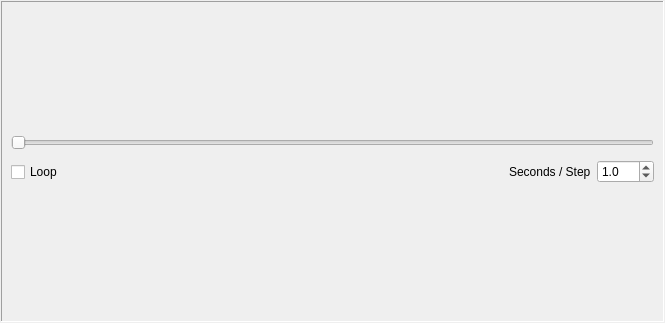
<ui version="4.0" >
 <class>AnimationControl</class>
 <widget class="QWidget" name="AnimationControl" >
  <property name="geometry" >
   <rect>
    <x>0</x>
    <y>0</y>
    <width>665</width>
    <height>323</height>
   </rect>
  </property>
  <property name="windowTitle" >
   <string>Form</string>
  </property>
  <layout class="QVBoxLayout" >
   <property name="margin" >
    <number>1</number>
   </property>
   <property name="spacing" >
    <number>6</number>
   </property>
   <item>
    <widget class="QFrame" name="_outerFrame" >
     <property name="frameShape" >
      <enum>QFrame::Panel</enum>
     </property>
     <property name="frameShadow" >
      <enum>QFrame::Sunken</enum>
     </property>
     <layout class="QVBoxLayout" >
      <property name="margin" >
       <number>9</number>
      </property>
      <property name="spacing" >
       <number>6</number>
      </property>
      <item>
       <spacer>
        <property name="orientation" >
         <enum>Qt::Vertical</enum>
        </property>
        <property name="sizeHint" >
         <size>
          <width>20</width>
          <height>40</height>
         </size>
        </property>
       </spacer>
      </item>
      <item>
       <widget class="QSlider" name="_sliderSlider" >
        <property name="orientation" >
         <enum>Qt::Horizontal</enum>
        </property>
       </widget>
      </item>
      <item>
       <layout class="QHBoxLayout" >
        <property name="margin" >
         <number>0</number>
        </property>
        <property name="spacing" >
         <number>6</number>
        </property>
        <item>
         <layout class="QHBoxLayout" >
          <property name="margin" >
           <number>0</number>
          </property>
          <property name="spacing" >
           <number>6</number>
          </property>
          <item>
           <widget class="QCheckBox" name="_loopCheckBox" >
            <property name="sizePolicy" >
             <sizepolicy>
              <hsizetype>0</hsizetype>
              <vsizetype>0</vsizetype>
              <horstretch>0</horstretch>
              <verstretch>0</verstretch>
             </sizepolicy>
            </property>
            <property name="minimumSize" >
             <size>
              <width>0</width>
              <height>32</height>
             </size>
            </property>
            <property name="toolTip" >
             <string>&lt;html>&lt;head>&lt;meta name="qrichtext" content="1" />&lt;style type="text/css">
p, li { white-space: pre-wrap; }
&lt;/style>&lt;/head>&lt;body style=" font-family:'MS Shell Dlg 2'; font-size:8.25pt; font-weight:400; font-style:normal; text-decoration:none;">
&lt;p style=" margin-top:0px; margin-bottom:0px; margin-left:0px; margin-right:0px; -qt-block-indent:0; text-indent:0px;">If checked, the animation will loop continuously&lt;/p>&lt;/body>&lt;/html></string>
            </property>
            <property name="text" >
             <string>Loop</string>
            </property>
           </widget>
          </item>
          <item>
           <spacer>
            <property name="orientation" >
             <enum>Qt::Horizontal</enum>
            </property>
            <property name="sizeHint" >
             <size>
              <width>40</width>
              <height>20</height>
             </size>
            </property>
           </spacer>
          </item>
          <item>
           <widget class="QPushButton" name="_stepBackwardButton" >
            <property name="sizePolicy" >
             <sizepolicy>
              <hsizetype>0</hsizetype>
              <vsizetype>0</vsizetype>
              <horstretch>0</horstretch>
              <verstretch>0</verstretch>
             </sizepolicy>
            </property>
            <property name="minimumSize" >
             <size>
              <width>32</width>
              <height>32</height>
             </size>
            </property>
            <property name="maximumSize" >
             <size>
              <width>32</width>
              <height>32</height>
             </size>
            </property>
            <property name="baseSize" >
             <size>
              <width>32</width>
              <height>32</height>
             </size>
            </property>
            <property name="toolTip" >
             <string>&lt;html>&lt;head>&lt;meta name="qrichtext" content="1" />&lt;style type="text/css">
p, li { white-space: pre-wrap; }
&lt;/style>&lt;/head>&lt;body style=" font-family:'MS Shell Dlg 2'; font-size:8.25pt; font-weight:400; font-style:normal; text-decoration:none;">
&lt;p style=" margin-top:0px; margin-bottom:0px; margin-left:0px; margin-right:0px; -qt-block-indent:0; text-indent:0px;">&lt;span style=" font-size:8pt;">Take one step backward&lt;/span>&lt;/p>&lt;/body>&lt;/html></string>
            </property>
            <property name="text" >
             <string/>
            </property>
            <property name="iconSize" >
             <size>
              <width>16</width>
              <height>16</height>
             </size>
            </property>
            <property name="flat" >
             <bool>true</bool>
            </property>
           </widget>
          </item>
          <item>
           <widget class="QPushButton" name="_playBackwardButton" >
            <property name="sizePolicy" >
             <sizepolicy>
              <hsizetype>0</hsizetype>
              <vsizetype>0</vsizetype>
              <horstretch>0</horstretch>
              <verstretch>0</verstretch>
             </sizepolicy>
            </property>
            <property name="minimumSize" >
             <size>
              <width>32</width>
              <height>32</height>
             </size>
            </property>
            <property name="maximumSize" >
             <size>
              <width>32</width>
              <height>32</height>
             </size>
            </property>
            <property name="toolTip" >
             <string>&lt;html>&lt;head>&lt;meta name="qrichtext" content="1" />&lt;style type="text/css">
p, li { white-space: pre-wrap; }
&lt;/style>&lt;/head>&lt;body style=" font-family:'MS Shell Dlg 2'; font-size:8.25pt; font-weight:400; font-style:normal; text-decoration:none;">
&lt;p style=" margin-top:0px; margin-bottom:0px; margin-left:0px; margin-right:0px; -qt-block-indent:0; text-indent:0px;">&lt;span style=" font-size:8pt;">Play backward&lt;/span>&lt;/p>&lt;/body>&lt;/html></string>
            </property>
            <property name="text" >
             <string/>
            </property>
            <property name="flat" >
             <bool>true</bool>
            </property>
           </widget>
          </item>
          <item>
           <widget class="QPushButton" name="_stopButton" >
            <property name="sizePolicy" >
             <sizepolicy>
              <hsizetype>0</hsizetype>
              <vsizetype>0</vsizetype>
              <horstretch>0</horstretch>
              <verstretch>0</verstretch>
             </sizepolicy>
            </property>
            <property name="minimumSize" >
             <size>
              <width>32</width>
              <height>32</height>
             </size>
            </property>
            <property name="maximumSize" >
             <size>
              <width>32</width>
              <height>32</height>
             </size>
            </property>
            <property name="toolTip" >
             <string>&lt;html>&lt;head>&lt;meta name="qrichtext" content="1" />&lt;style type="text/css">
p, li { white-space: pre-wrap; }
&lt;/style>&lt;/head>&lt;body style=" font-family:'MS Shell Dlg 2'; font-size:8.25pt; font-weight:400; font-style:normal; text-decoration:none;">
&lt;p style=" margin-top:0px; margin-bottom:0px; margin-left:0px; margin-right:0px; -qt-block-indent:0; text-indent:0px; font-size:8pt;">Stop playing&lt;/p>&lt;/body>&lt;/html></string>
            </property>
            <property name="text" >
             <string/>
            </property>
            <property name="flat" >
             <bool>true</bool>
            </property>
           </widget>
          </item>
          <item>
           <widget class="QPushButton" name="_playForwardButton" >
            <property name="sizePolicy" >
             <sizepolicy>
              <hsizetype>0</hsizetype>
              <vsizetype>0</vsizetype>
              <horstretch>0</horstretch>
              <verstretch>0</verstretch>
             </sizepolicy>
            </property>
            <property name="minimumSize" >
             <size>
              <width>32</width>
              <height>32</height>
             </size>
            </property>
            <property name="maximumSize" >
             <size>
              <width>32</width>
              <height>32</height>
             </size>
            </property>
            <property name="toolTip" >
             <string>&lt;html>&lt;head>&lt;meta name="qrichtext" content="1" />&lt;style type="text/css">
p, li { white-space: pre-wrap; }
&lt;/style>&lt;/head>&lt;body style=" font-family:'MS Shell Dlg 2'; font-size:8.25pt; font-weight:400; font-style:normal; text-decoration:none;">
&lt;p style=" margin-top:0px; margin-bottom:0px; margin-left:0px; margin-right:0px; -qt-block-indent:0; text-indent:0px;">&lt;span style=" font-size:8pt;">Play forward&lt;/span>&lt;/p>&lt;/body>&lt;/html></string>
            </property>
            <property name="text" >
             <string/>
            </property>
            <property name="flat" >
             <bool>true</bool>
            </property>
           </widget>
          </item>
          <item>
           <widget class="QPushButton" name="_stepForwardButton" >
            <property name="sizePolicy" >
             <sizepolicy>
              <hsizetype>0</hsizetype>
              <vsizetype>0</vsizetype>
              <horstretch>0</horstretch>
              <verstretch>0</verstretch>
             </sizepolicy>
            </property>
            <property name="minimumSize" >
             <size>
              <width>32</width>
              <height>32</height>
             </size>
            </property>
            <property name="maximumSize" >
             <size>
              <width>32</width>
              <height>32</height>
             </size>
            </property>
            <property name="toolTip" >
             <string>&lt;html>&lt;head>&lt;meta name="qrichtext" content="1" />&lt;style type="text/css">
p, li { white-space: pre-wrap; }
&lt;/style>&lt;/head>&lt;body style=" font-family:'MS Shell Dlg 2'; font-size:8.25pt; font-weight:400; font-style:normal; text-decoration:none;">
&lt;p style=" margin-top:0px; margin-bottom:0px; margin-left:0px; margin-right:0px; -qt-block-indent:0; text-indent:0px;">&lt;span style=" font-size:8pt;">Take one step forward&lt;/span>&lt;/p>&lt;/body>&lt;/html></string>
            </property>
            <property name="text" >
             <string/>
            </property>
            <property name="iconSize" >
             <size>
              <width>16</width>
              <height>16</height>
             </size>
            </property>
            <property name="flat" >
             <bool>true</bool>
            </property>
           </widget>
          </item>
          <item>
           <spacer>
            <property name="orientation" >
             <enum>Qt::Horizontal</enum>
            </property>
            <property name="sizeHint" >
             <size>
              <width>40</width>
              <height>20</height>
             </size>
            </property>
           </spacer>
          </item>
         </layout>
        </item>
        <item>
         <layout class="QHBoxLayout" >
          <property name="margin" >
           <number>0</number>
          </property>
          <property name="spacing" >
           <number>6</number>
          </property>
          <item>
           <widget class="QLabel" name="label" >
            <property name="text" >
             <string>Seconds / Step</string>
            </property>
           </widget>
          </item>
          <item>
           <widget class="QDoubleSpinBox" name="_speedSpinBox" >
            <property name="toolTip" >
             <string>&lt;html>&lt;head>&lt;meta name="qrichtext" content="1" />&lt;style type="text/css">
p, li { white-space: pre-wrap; }
&lt;/style>&lt;/head>&lt;body style=" font-family:'MS Shell Dlg 2'; font-size:8.25pt; font-weight:400; font-style:normal; text-decoration:none;">
&lt;p style=" margin-top:0px; margin-bottom:0px; margin-left:0px; margin-right:0px; -qt-block-indent:0; text-indent:0px;">Set the number of seconds between animation steps&lt;/p>&lt;/body>&lt;/html></string>
            </property>
            <property name="prefix" >
             <string/>
            </property>
            <property name="decimals" >
             <number>1</number>
            </property>
            <property name="maximum" >
             <double>100.000000000000000</double>
            </property>
            <property name="minimum" >
             <double>0.100000000000000</double>
            </property>
            <property name="singleStep" >
             <double>0.100000000000000</double>
            </property>
            <property name="value" >
             <double>1.000000000000000</double>
            </property>
           </widget>
          </item>
         </layout>
        </item>
       </layout>
      </item>
      <item>
       <spacer>
        <property name="orientation" >
         <enum>Qt::Vertical</enum>
        </property>
        <property name="sizeHint" >
         <size>
          <width>20</width>
          <height>40</height>
         </size>
        </property>
       </spacer>
      </item>
     </layout>
    </widget>
   </item>
  </layout>
 </widget>
 <resources/>
 <connections/>
</ui>
